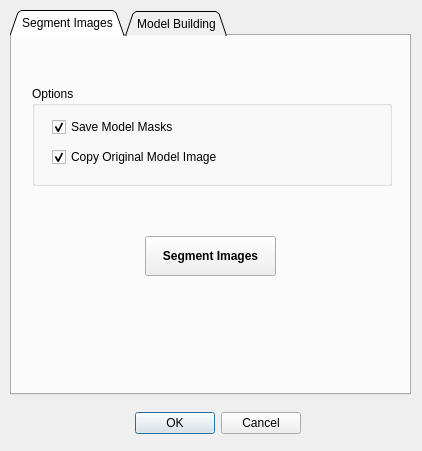
<?xml version="1.0" encoding="UTF-8"?>
<ui version="4.0">
 <class>Dialog</class>
 <widget class="QDialog" name="Dialog">
  <property name="geometry">
   <rect>
    <x>0</x>
    <y>0</y>
    <width>422</width>
    <height>451</height>
   </rect>
  </property>
  <property name="windowTitle">
   <string>Training</string>
  </property>
  <widget class="QDialogButtonBox" name="buttonBox">
   <property name="geometry">
    <rect>
     <x>130</x>
     <y>407</y>
     <width>171</width>
     <height>32</height>
    </rect>
   </property>
   <property name="orientation">
    <enum>Qt::Horizontal</enum>
   </property>
   <property name="standardButtons">
    <set>QDialogButtonBox::Cancel|QDialogButtonBox::Ok</set>
   </property>
  </widget>
  <widget class="QTabWidget" name="tabWidget_ToolPalette">
   <property name="enabled">
    <bool>true</bool>
   </property>
   <property name="geometry">
    <rect>
     <x>10</x>
     <y>10</y>
     <width>401</width>
     <height>385</height>
    </rect>
   </property>
   <property name="sizePolicy">
    <sizepolicy hsizetype="Preferred" vsizetype="Preferred">
     <horstretch>0</horstretch>
     <verstretch>0</verstretch>
    </sizepolicy>
   </property>
   <property name="tabPosition">
    <enum>QTabWidget::North</enum>
   </property>
   <property name="tabShape">
    <enum>QTabWidget::Triangular</enum>
   </property>
   <property name="currentIndex">
    <number>0</number>
   </property>
   <property name="usesScrollButtons">
    <bool>true</bool>
   </property>
   <widget class="QWidget" name="tab_ModelBuilding">
    <attribute name="title">
     <string>Segment Images</string>
    </attribute>
    <widget class="QGroupBox" name="groupBox_2">
     <property name="geometry">
      <rect>
       <x>20</x>
       <y>50</y>
       <width>360</width>
       <height>100</height>
      </rect>
     </property>
     <property name="title">
      <string>Options</string>
     </property>
     <widget class="QCheckBox" name="checkBox_saveModelMasks">
      <property name="geometry">
       <rect>
        <x>20</x>
        <y>30</y>
        <width>160</width>
        <height>22</height>
       </rect>
      </property>
      <property name="text">
       <string>Save Model Masks</string>
      </property>
      <property name="checked">
       <bool>true</bool>
      </property>
     </widget>
     <widget class="QCheckBox" name="checkBox_copyOriginalModelImage">
      <property name="geometry">
       <rect>
        <x>20</x>
        <y>60</y>
        <width>191</width>
        <height>22</height>
       </rect>
      </property>
      <property name="text">
       <string>Copy Original Model Image</string>
      </property>
      <property name="checked">
       <bool>true</bool>
      </property>
     </widget>
    </widget>
    <widget class="QPushButton" name="pushButton_Segment">
     <property name="geometry">
      <rect>
       <x>133</x>
       <y>200</y>
       <width>131</width>
       <height>40</height>
      </rect>
     </property>
     <property name="font">
      <font>
       <weight>75</weight>
       <bold>true</bold>
      </font>
     </property>
     <property name="text">
      <string>Segment Images</string>
     </property>
    </widget>
   </widget>
   <widget class="QWidget" name="tab">
    <attribute name="title">
     <string>Model Building</string>
    </attribute>
    <widget class="QGroupBox" name="groupBox">
     <property name="enabled">
      <bool>false</bool>
     </property>
     <property name="geometry">
      <rect>
       <x>30</x>
       <y>110</y>
       <width>351</width>
       <height>101</height>
      </rect>
     </property>
     <property name="font">
      <font>
       <weight>75</weight>
       <bold>true</bold>
      </font>
     </property>
     <property name="title">
      <string>Future Implementation</string>
     </property>
     <widget class="QPushButton" name="pushButton_ClearTraining">
      <property name="geometry">
       <rect>
        <x>230</x>
        <y>47</y>
        <width>93</width>
        <height>28</height>
       </rect>
      </property>
      <property name="font">
       <font>
        <weight>50</weight>
        <bold>false</bold>
       </font>
      </property>
      <property name="text">
       <string>Clear Training</string>
      </property>
     </widget>
     <widget class="QPushButton" name="pushButton_TrainBad">
      <property name="geometry">
       <rect>
        <x>130</x>
        <y>47</y>
        <width>93</width>
        <height>28</height>
       </rect>
      </property>
      <property name="font">
       <font>
        <weight>50</weight>
        <bold>false</bold>
       </font>
      </property>
      <property name="text">
       <string>Train Bad</string>
      </property>
     </widget>
     <widget class="QPushButton" name="pushButton_TrainGood">
      <property name="geometry">
       <rect>
        <x>30</x>
        <y>47</y>
        <width>93</width>
        <height>28</height>
       </rect>
      </property>
      <property name="font">
       <font>
        <weight>50</weight>
        <bold>false</bold>
       </font>
      </property>
      <property name="text">
       <string>Train Good</string>
      </property>
     </widget>
    </widget>
   </widget>
  </widget>
 </widget>
 <resources/>
 <connections>
  <connection>
   <sender>buttonBox</sender>
   <signal>accepted()</signal>
   <receiver>Dialog</receiver>
   <slot>accept()</slot>
   <hints>
    <hint type="sourcelabel">
     <x>248</x>
     <y>254</y>
    </hint>
    <hint type="destinationlabel">
     <x>157</x>
     <y>274</y>
    </hint>
   </hints>
  </connection>
  <connection>
   <sender>buttonBox</sender>
   <signal>rejected()</signal>
   <receiver>Dialog</receiver>
   <slot>reject()</slot>
   <hints>
    <hint type="sourcelabel">
     <x>316</x>
     <y>260</y>
    </hint>
    <hint type="destinationlabel">
     <x>286</x>
     <y>274</y>
    </hint>
   </hints>
  </connection>
 </connections>
</ui>
